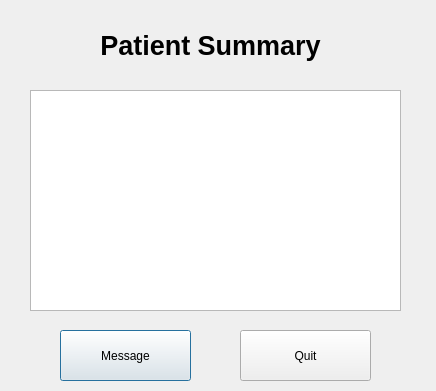
<?xml version="1.0" encoding="UTF-8"?>
<ui version="4.0">
 <class>PatientSummary</class>
 <widget class="QDialog" name="PatientSummary">
  <property name="geometry">
   <rect>
    <x>0</x>
    <y>0</y>
    <width>436</width>
    <height>391</height>
   </rect>
  </property>
  <property name="windowTitle">
   <string>Dialog</string>
  </property>
  <widget class="QLabel" name="label">
   <property name="geometry">
    <rect>
     <x>50</x>
     <y>10</y>
     <width>321</width>
     <height>71</height>
    </rect>
   </property>
   <property name="text">
    <string>&lt;html&gt;&lt;head/&gt;&lt;body&gt;&lt;p align=&quot;center&quot;&gt;&lt;span style=&quot; font-size:20pt; font-weight:600;&quot;&gt;Patient Summary&lt;/span&gt;&lt;/p&gt;&lt;/body&gt;&lt;/html&gt;</string>
   </property>
  </widget>
  <widget class="QTextEdit" name="textEdit">
   <property name="geometry">
    <rect>
     <x>30</x>
     <y>90</y>
     <width>371</width>
     <height>221</height>
    </rect>
   </property>
  </widget>
  <widget class="QPushButton" name="messButton">
   <property name="geometry">
    <rect>
     <x>60</x>
     <y>330</y>
     <width>131</width>
     <height>51</height>
    </rect>
   </property>
   <property name="text">
    <string>Message</string>
   </property>
  </widget>
  <widget class="QPushButton" name="quitButton">
   <property name="geometry">
    <rect>
     <x>240</x>
     <y>330</y>
     <width>131</width>
     <height>51</height>
    </rect>
   </property>
   <property name="text">
    <string>Quit</string>
   </property>
  </widget>
 </widget>
 <resources/>
 <connections/>
</ui>
